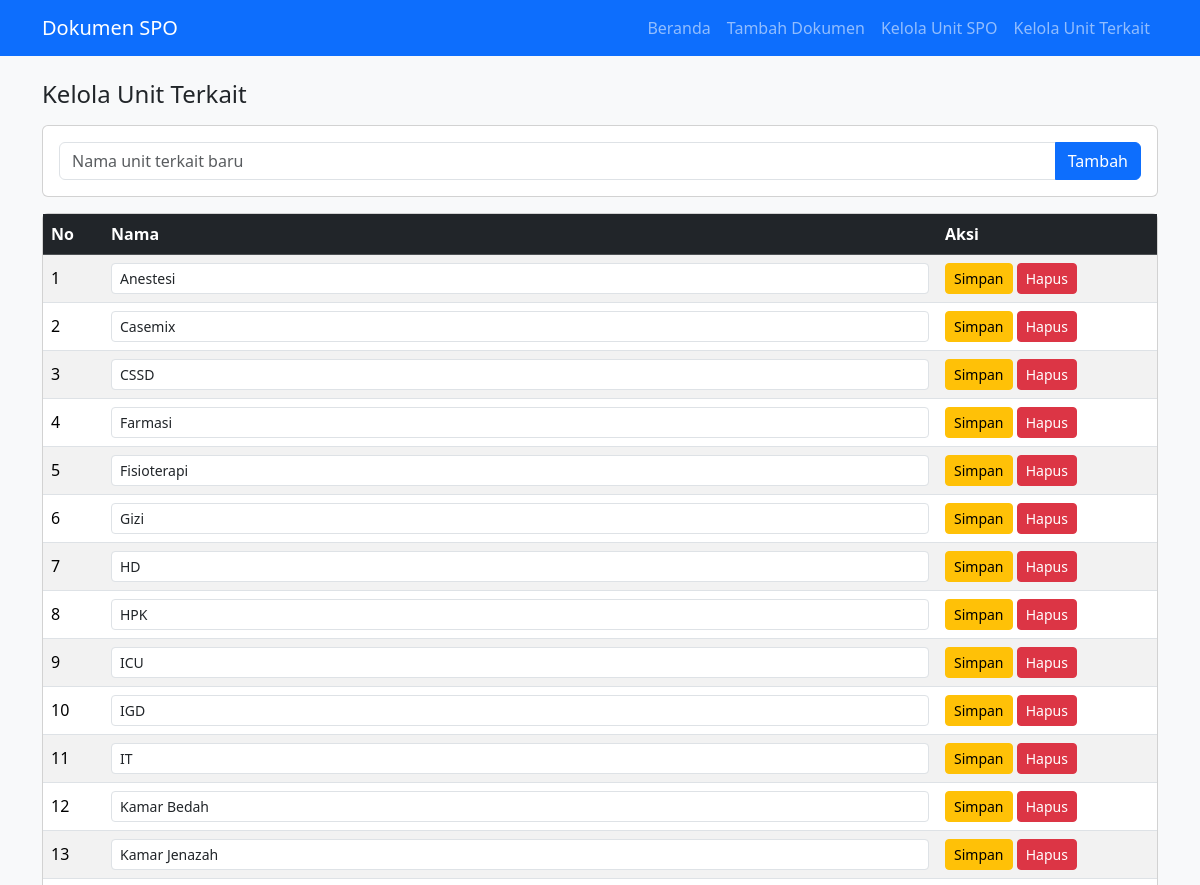
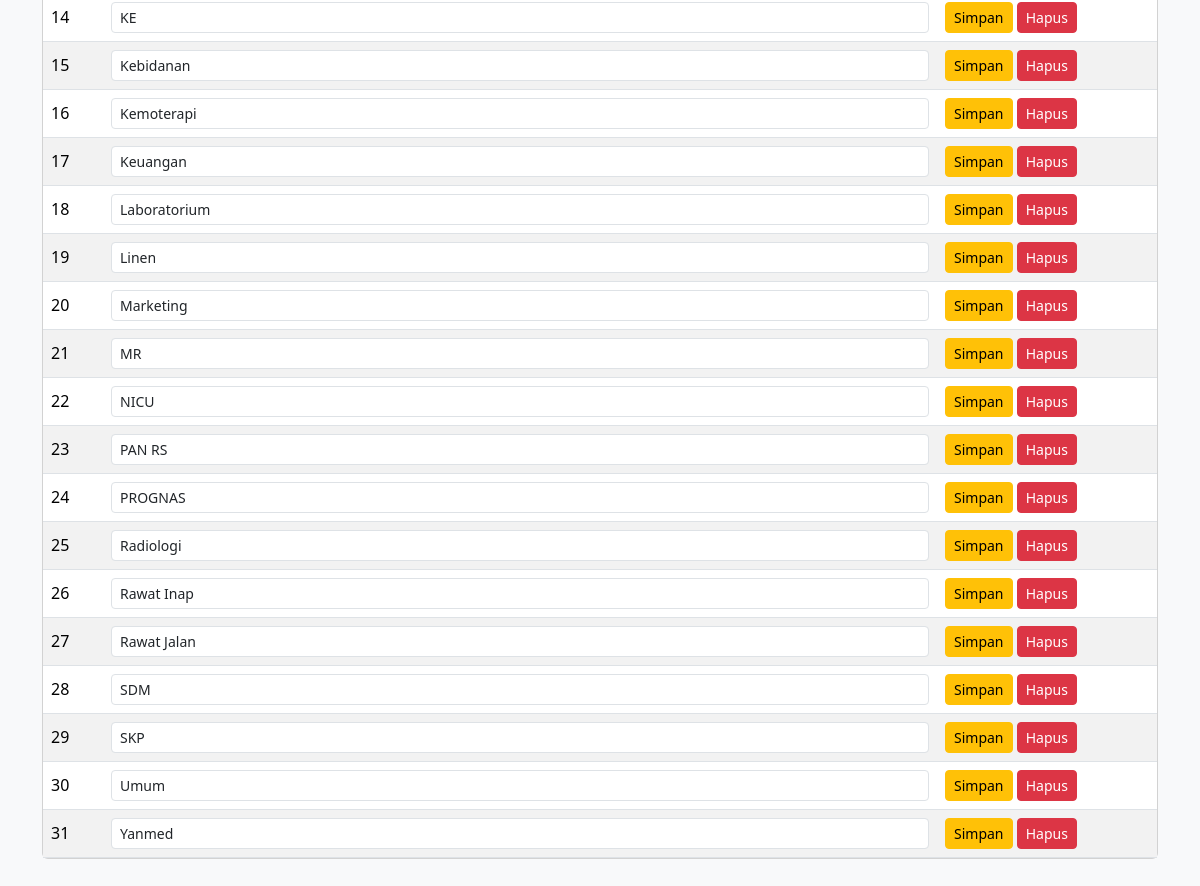
The page /master.php?t=unit on the database its author committed (2 pictures, top to bottom).
### tables this page shows
CREATE TABLE unit (
  id INT AUTO_INCREMENT PRIMARY KEY,
  nama VARCHAR(100) NOT NULL UNIQUE
);

### master.php (the view, shortened to what this page needs)
<?php
require 'config.php';
$t = g($_GET, 't', 'unit_spo') === 'unit' ? 'unit' : 'unit_spo';
$label = $t === 'unit' ? 'Unit Terkait' : 'Unit SPO';
$rows = $pdo->query("SELECT * FROM $t ORDER BY nama")->fetchAll();
layout_top("Kelola $label"); ?>
<h4 class="mb-3">Kelola <?= $label ?></h4>
<form method="post" class="card card-body mb-3">
  <div class="input-group">
    <input type="text" name="nama" class="form-control" placeholder="Nama <?= strtolower($label) ?> baru" required maxlength="100">
    <button class="btn btn-primary">Tambah</button>
  </div>
</form>
<div class="card"><table class="table table-striped align-middle mb-0">
  <thead class="table-dark"><tr><th style="width:60px">No</th><th>Nama</th><th style="width:220px">Aksi</th></tr></thead>
  <tbody>
  <?php foreach ($rows as $i => $r): ?>
    <tr>
      <td><?= $i + 1 ?></td>
      <td>
        <form method="post" id="f<?= $r['id'] ?>" class="d-flex gap-2">
          <input type="text" name="nama" value="<?= e($r['nama']) ?>" class="form-control form-control-sm" required>
        </form>
      </td>
      <td class="text-nowrap">
        <button form="f<?= $r['id'] ?>" name="aksi" value="ubah" class="btn btn-sm btn-warning">Simpan</button>
        <button form="f<?= $r['id'] ?>" name="aksi" value="hapus" class="btn btn-sm btn-danger" onclick="return confirm('Hapus <?= strtolower($label) ?> ini?')">Hapus</button>
      </td>
    </tr>
  <?php endforeach; ?>
  </tbody>
</table></div>

### rows shown on the page
unit: nama "Anestesi"
unit: nama "Casemix"
unit: nama "CSSD"
unit: nama "Farmasi"
unit: nama "Fisioterapi"
unit: nama "Gizi"
unit: nama "HD"
unit: nama "HPK"
unit: nama "ICU"
unit: nama "IGD"
unit: nama "IT"
unit: nama "Kamar Bedah"
unit: nama "Kamar Jenazah"
unit: nama "KE"
unit: nama "Kebidanan"
unit: nama "Kemoterapi"
unit: nama "Keuangan"
unit: nama "Laboratorium"
unit: nama "Linen"
unit: nama "Marketing"
unit: nama "MR"
unit: nama "NICU"
unit: nama "PAN RS"
unit: nama "PROGNAS"
unit: nama "Radiologi"
unit: nama "Rawat Inap"
unit: nama "Rawat Jalan"
unit: nama "SDM"
unit: nama "SKP"
unit: nama "Umum"
unit: nama "Yanmed"

### other values the page prints
$label "Unit Terkait"
